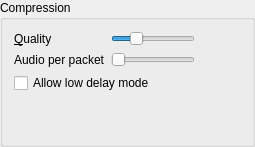
    <widget class="QGroupBox" name="qgbCompression">
     <property name="title">
      <string>Compression</string>
     </property>
     <layout class="QGridLayout">
      <item row="1" column="0">
       <widget class="QLabel" name="qliFrames">
        <property name="text">
         <string>Audio per packet</string>
        </property>
        <property name="buddy">
         <cstring>qsFrames</cstring>
        </property>
       </widget>
      </item>
      <item row="1" column="1">
       <widget class="SemanticSlider" name="qsFrames">
        <property name="toolTip">
         <string>How many audio frames to send per packet</string>
        </property>
        <property name="whatsThis">
         <string>&lt;b&gt;This selects how many audio frames should be put in one packet.&lt;/b&gt;&lt;br /&gt;Increasing this will increase the latency of your voice, but will also reduce bandwidth requirements.</string>
        </property>
        <property name="accessibleName">
         <string>Audio per packet</string>
        </property>
        <property name="accessibleDescription">
         <string>This sets how much speech is packed into a single network package</string>
        </property>
        <property name="minimum">
         <number>1</number>
        </property>
        <property name="maximum">
         <number>4</number>
        </property>
        <property name="pageStep">
         <number>2</number>
        </property>
        <property name="orientation">
         <enum>Qt::Horizontal</enum>
        </property>
       </widget>
      </item>
      <item row="0" column="2">
       <widget class="QLabel" name="qlQuality">
        <property name="minimumSize">
         <size>
          <width>30</width>
          <height>0</height>
         </size>
        </property>
        <property name="text">
         <string/>
        </property>
       </widget>
      </item>
      <item row="1" column="2">
       <widget class="QLabel" name="qlFrames">
        <property name="minimumSize">
         <size>
          <width>40</width>
          <height>0</height>
         </size>
        </property>
        <property name="text">
         <string/>
        </property>
       </widget>
      </item>
      <item row="0" column="1">
       <widget class="SemanticSlider" name="qsQuality">
        <property name="toolTip">
         <string>Quality of compression (peak bandwidth)</string>
        </property>
        <property name="whatsThis">
         <string>&lt;b&gt;This sets the quality of compression.&lt;/b&gt;&lt;br /&gt;This determines how much bandwidth Mumble is allowed to use for outgoing audio.</string>
        </property>
        <property name="accessibleName">
         <string>Audio compression quality</string>
        </property>
        <property name="accessibleDescription">
         <string>This sets the target compression bitrate</string>
        </property>
        <property name="minimum">
         <number>8000</number>
        </property>
        <property name="maximum">
         <number>192000</number>
        </property>
        <property name="singleStep">
         <number>1000</number>
        </property>
        <property name="pageStep">
         <number>5000</number>
        </property>
        <property name="value">
         <number>32000</number>
        </property>
        <property name="orientation">
         <enum>Qt::Horizontal</enum>
        </property>
       </widget>
      </item>
      <item row="3" column="0" colspan="3">
       <widget class="QLabel" name="qlBitrate">
        <property name="font">
         <font>
          <italic>true</italic>
         </font>
        </property>
        <property name="toolTip">
         <string>Maximum bandwidth used for sending audio</string>
        </property>
        <property name="whatsThis">
         <string>&lt;b&gt;This shows peak outgoing bandwidth used.&lt;/b&gt;&lt;br /&gt;This shows the peak amount of bandwidth sent out from your machine. Audio bitrate is the maximum bitrate for the audio data alone. Position is the bitrate used for positional information. Overhead is our framing and the IP packet headers (IP and UDP is 75% of this overhead).</string>
        </property>
        <property name="text">
         <string/>
        </property>
        <property name="alignment">
         <set>Qt::AlignCenter</set>
        </property>
       </widget>
      </item>
      <item row="0" column="0">
       <widget class="QLabel" name="qliQuality">
        <property name="text">
         <string>&amp;Quality</string>
        </property>
        <property name="buddy">
         <cstring>qsQuality</cstring>
        </property>
       </widget>
      </item>
      <item row="2" column="0" colspan="2">
       <widget class="QCheckBox" name="qcbAllowLowDelay">
        <property name="toolTip">
         <string>Enable Opus' low-delay mode when the quality is set to &lt;b&gt;64 kb/s&lt;/b&gt; or higher. This mode has no in-band forward error correction, so lost packets cannot be recovered.</string>
        </property>
        <property name="whatsThis">
         <string>If checked, Mumble will enable Opus' low-delay mode when the quality is set to &lt;b&gt;64 kbit/s&lt;/b&gt; or higher. Low-delay mode decreases latency by &lt;b&gt;~15 milliseconds&lt;/b&gt; in the round trip. This mode may require an higher bitrate to preserve the same quality, in comparison with the music and VOIP modes. This mode has no in-band forward error correction, so lost packets cannot be recovered.</string>
        </property>
        <property name="text">
         <string>Allow low delay mode</string>
        </property>
       </widget>
      </item>
      <item row="4" column="0" colspan="3">
       <widget class="QLabel" name="qlFecState">
        <property name="text">
         <string/>
        </property>
        <property name="alignment">
         <set>Qt::AlignCenter</set>
        </property>
        <property name="wordWrap">
         <bool>true</bool>
        </property>
       </widget>
      </item>
     </layout>
    </widget>
